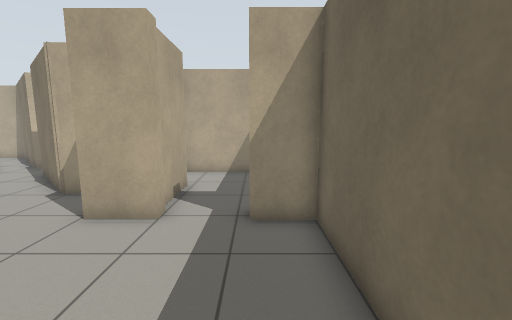
view 1 (above)

16 first-person views from a walk through a Gazebo world. The camera is 1.2 m above the floor, tilts 8° down and sees 90° across. The floor is counted in squares, 0.5 m on a side. Each view is taken from the middle of a square. On the plan, view 1 faces up. The plan holds only what a view shows up to about 17 squares ahead; the rest is blank. The place goes on beyond the plan.

view 2
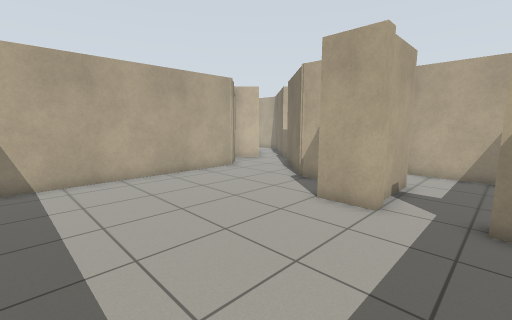

view 3
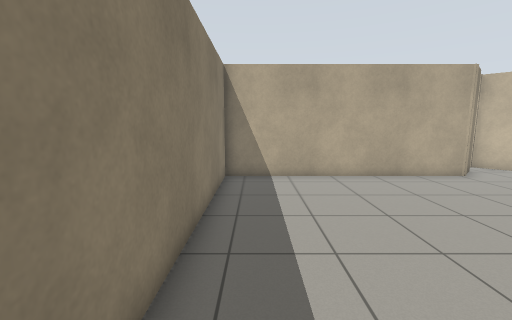

view 4
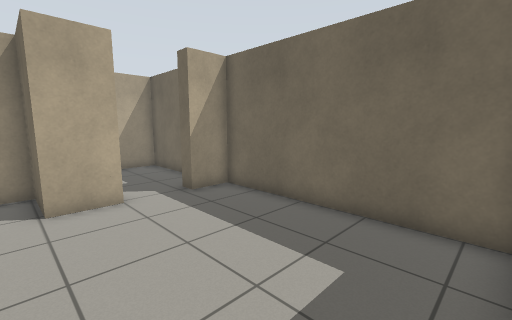

view 5
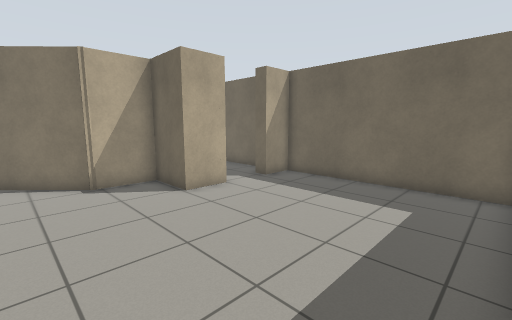

view 6
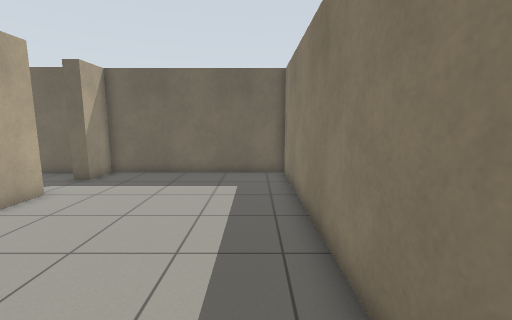

view 7
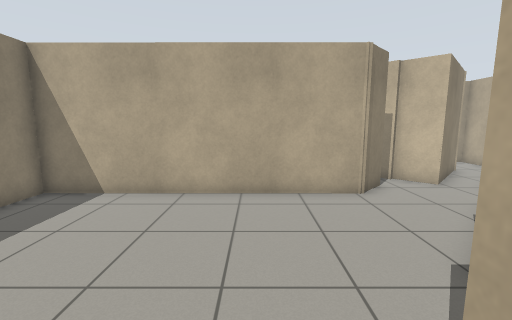

view 8
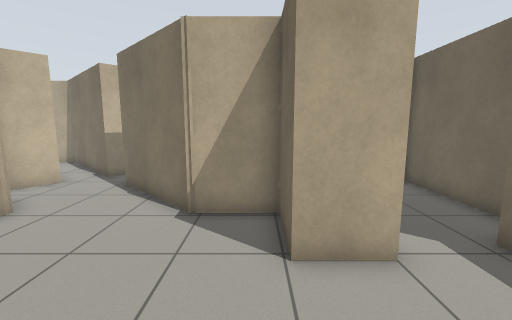

view 9
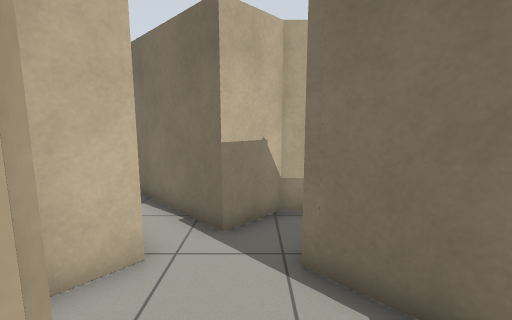

view 10
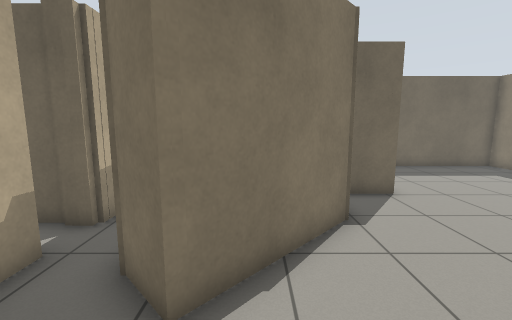

view 11
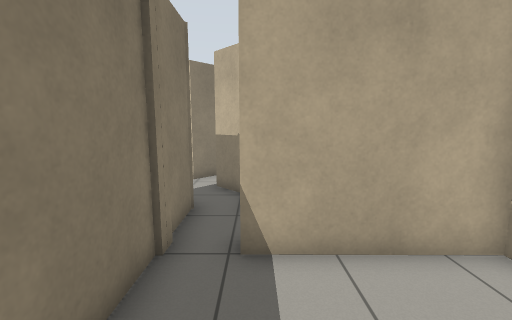

view 12
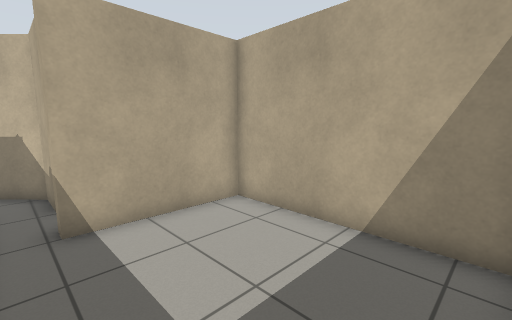

view 13
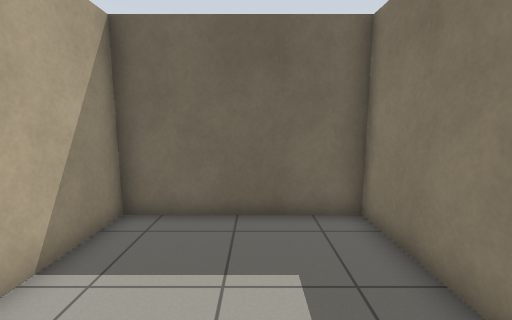

view 14
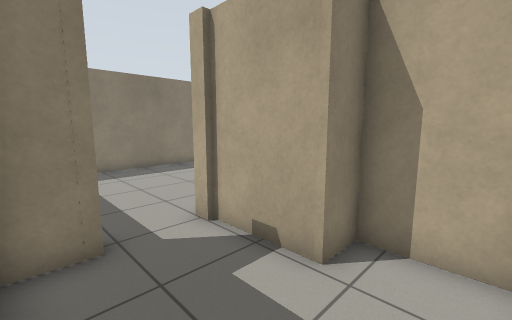

view 15
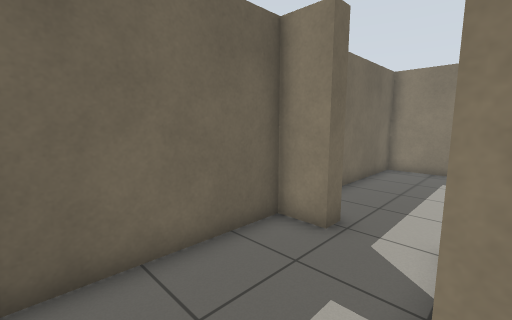

view 16
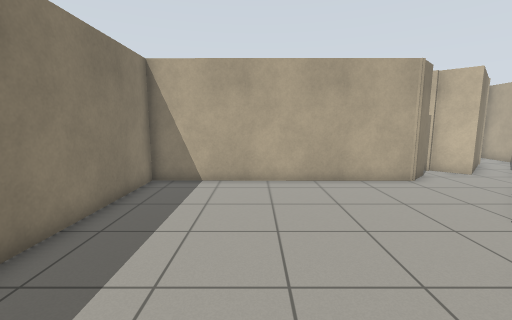

### Floor plan
Points are (right, up) in squares from view 1. A wall is a line through its corners. A room is listed if a view was taken in it or the views show most of it. See-through windows are left out.
Room 1 (views 1, 2, 3, 4, 5, 6, 7, 8, 9, 10, 16)
walls: (-2.5, 6.2) (-4.4, 6.2) (-4.4, 8.7) (-6.8, 8.7) (-10.2, 12.1); (-12.9, 10) (-11.7, 8.7) (-11.7, -2.4) (1.5, -2.4) (1.5, 6.2) (-0.2, 6.2); (-13, 12.3) (-14.1, 11)
ways out: opening at (-1.5, 6.5) to room 3; opening at (-11.5, 12)
Room 2 (views 11, 12, 13)
walls: (-7.5, 13.1) (0.6, 13.2) (0.6, 19.6) (-6.4, 19.6) (-6.5, 14.7) (-7.2, 14.7)
ways out: opening at (-7, 14)
Room 3 (views 14, 15)
walls: (-2.5, 6.9) (-2.5, 6.2); (-4, 12.3) (-4, 9.9) (-2.7, 9.9) (-2.7, 6.8); (-0.2, 6.2) (-0.2, 6.9) (1.3, 6.9) (1.3, 12.7) (-3.5, 12.7)
ways out: opening at (-1.5, 6.5) to room 1

Positions as (right, up) in squares from view 1, and headings:
1: (0, 0), facing up
2: (0, -1), facing up-left
3: (0, -1), facing left
4: (-5, -2), facing up-right
5: (-9, -2), facing up-right
6: (-11, -1), facing right
7: (-3, 5), facing left
8: (-5, 2), facing up
9: (-11, 8), facing up
10: (-13, 11), facing right
11: (-2, 15), facing left
12: (0, 14), facing up-left
13: (-6, 16), facing right
14: (1, 12), facing down-left
15: (-3, 12), facing down-right
16: (-1, 2), facing left
